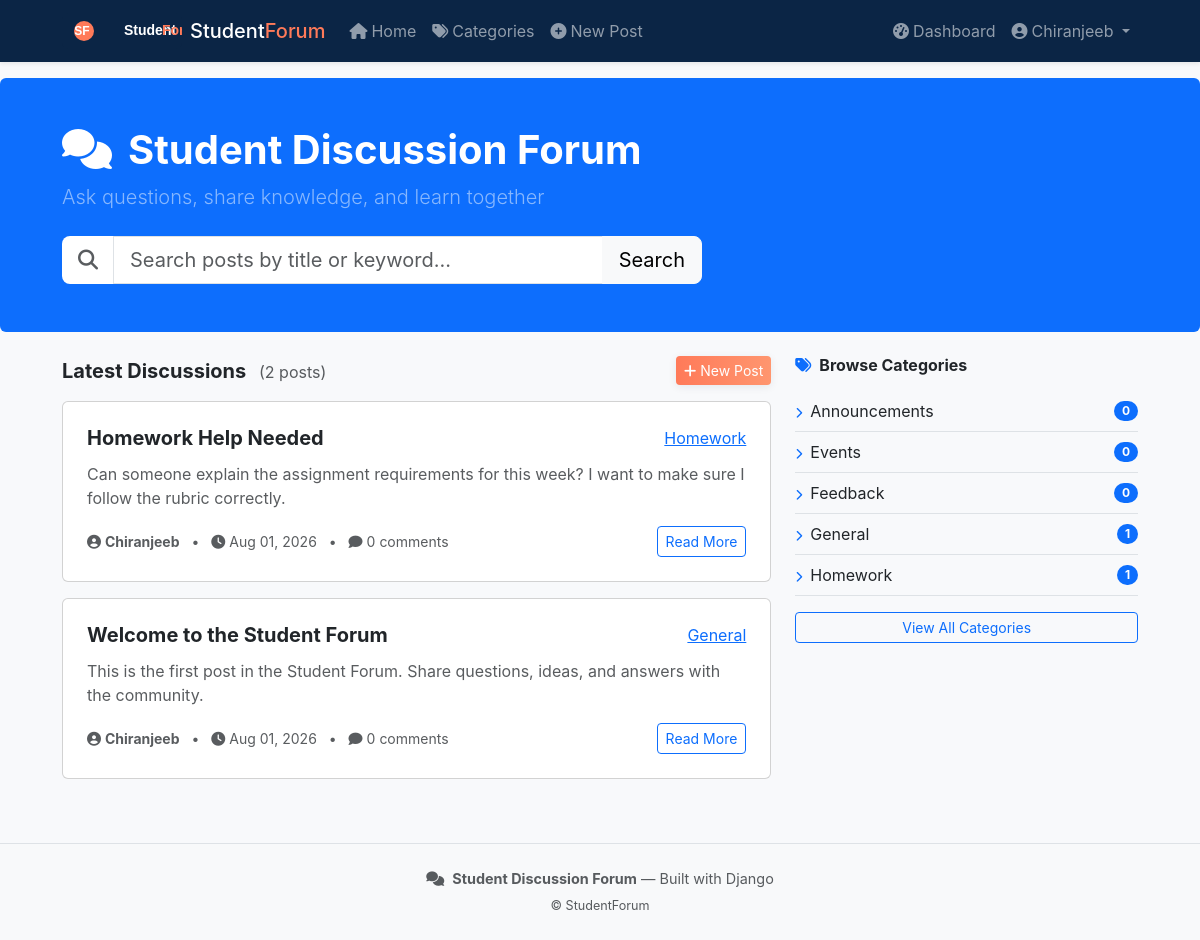
The app's page / (signed in) with its own data.
### studentforum/models.py (models this page shows, shortened)
class Post(models.Model):
    title = models.CharField(max_length=200)
    description = models.TextField()
    created_date = models.DateTimeField(auto_now_add=True)
    updated_date = models.DateTimeField(auto_now=True)
    user = models.ForeignKey(User, on_delete=models.CASCADE, related_name="posts")
    category = models.ForeignKey(Category, on_delete=models.SET_NULL, null=True, related_name="posts")
    class Meta:
        ordering = ["-created_date"]
    def comment_count(self):
        return self.comments.count()

class Category(models.Model):
    name = models.CharField(max_length=100, unique=True)
    description = models.TextField(blank=True)
    created_date = models.DateTimeField(auto_now_add=True)
    class Meta:
        verbose_name_plural = "Categories"
        ordering = ["name"]
    def post_count(self):
        return self.posts.count()

### studentforum/views.py (the view)
# urls.py: path("", views.home, name="home"),
def home(request):
    query = request.GET.get("q", "")
    category_id = request.GET.get("category", "")
    posts = Post.objects.all()
    if query:
        posts = posts.filter(Q(title__icontains=query) | Q(description__icontains=query))
    if category_id:
        posts = posts.filter(category_id=category_id)
    paginator = Paginator(posts, 6)
    page = request.GET.get("page")
    posts = paginator.get_page(page)
    categories = Category.objects.all()
    return render(
        request,
        "studentforum/home.html",
        {
            "posts": posts,
            "categories": categories,
            "query": query,
            "selected_category": category_id,
        },
    )

### studentforum/templates/studentforum/home.html (shortened to what this page needs)
{% extends 'studentforum/base.html' %}
{% block content %}
<header class="bg-primary text-white py-5 rounded mb-4">
    <div class="container">
        <h1 class="fw-bold mb-2"><i class="fas fa-comments me-3"></i>Student Discussion Forum</h1>
        <p class="lead mb-4 text-white-50">Ask questions, share knowledge, and learn together</p>
        <form method="GET" action="{% url 'home' %}" role="search" aria-label="Search posts">
            <div class="input-group input-group-lg" style="max-width:640px;">
                <span class="input-group-text bg-white border-0"><i class="fas fa-search text-muted"></i></span>
                <input class="form-control form-control-lg" type="search" name="q" value="{{ query }}" placeholder="Search posts by title or keyword..." aria-label="Search posts">
                <button class="btn btn-light" type="submit">Search</button>
            </div>
        </form>
    </div>
</header>
<div class="container">
    <div class="row">
        <div class="col-lg-8">
            <div class="d-flex justify-content-between align-items-center mb-3">
                <h5 class="fw-bold mb-0">
                    {% if query %}Results for "{{ query }}"
                    {% else %}Latest Discussions{% endif %}
                    <span class="text-muted fs-6 fw-normal ms-2">({{ posts.paginator.count }} posts)</span>
                </h5>
                {% if user.is_authenticated %}
                <a href="{% url 'create_post' %}" class="btn btn-primary btn-sm">
                    <i class="fas fa-plus me-1"></i>New Post
                </a>
                {% endif %}
            </div>
            {% for post in posts %}
            <div class="card post-card mb-3">
                <div class="card-body p-4">
                    <div class="d-flex justify-content-between align-items-start mb-2">
                        <h5 class="card-title mb-1">
                            <a href="{% url 'post_detail' post.pk %}" class="text-decoration-none text-dark fw-bold">{{ post.title }}</a>
                        </h5>
                        {% if post.category %}
                        <a href="{% url 'category_posts' post.category.pk %}" class="category-badge ms-2 flex-shrink-0">{{ post.category.name }}</a>
                        {% endif %}
                    </div>
                    <p class="card-text text-muted mb-3">{{ post.description|truncatewords:25 }}</p>
                    <div class="d-flex align-items-center justify-content-between">
                        <div class="text-muted small">
                            <i class="fas fa-user-circle me-1"></i><strong>{{ post.user.username }}</strong>
                            <span class="mx-2">•</span>
                            <i class="fas fa-clock me-1"></i>{{ post.created_date|date:"M d, Y" }}
                            <span class="mx-2">•</span>
                            <i class="fas fa-comment me-1"></i>{{ post.comment_count }} comments
                        </div>
                        <a href="{% url 'post_detail' post.pk %}" class="btn btn-outline-primary btn-sm">Read More</a>
                    </div>
                </div>
            </div>
            {% endfor %}
        </div>
        <div class="col-lg-4">
            <div class="sidebar-card">
                <h6 class="fw-bold mb-3"><i class="fas fa-tags me-2 text-primary"></i>Browse Categories</h6>
                {% for cat in categories %}
                <a href="{% url 'category_posts' cat.pk %}" class="d-flex justify-content-between align-items-center text-decoration-none text-dark py-2 border-bottom">
                    <span><i class="fas fa-chevron-right me-2 text-primary" style="font-size:0.7rem"></i>{{ cat.name }}</span>
                    <span class="badge bg-primary rounded-pill">{{ cat.post_count }}</span>
                </a>
                {% endfor %}
                <a href="{% url 'category_list' %}" class="btn btn-outline-primary btn-sm w-100 mt-3">View All Categories</a>
            </div>
        </div>
    </div>
</div>
{% endblock %}

### studentforum/templates/studentforum/base.html (shortened to what this page needs)
<!DOCTYPE html>
<html lang="en">
{% load static %}
<head>
    <link href="https://cdn.jsdelivr.net/npm/bootstrap@5.3.0/dist/css/bootstrap.min.css" rel="stylesheet">
    <link href="https://cdnjs.cloudflare.com/ajax/libs/font-awesome/6.4.0/css/all.min.css" rel="stylesheet">
    <link href="{% static 'css/site.css' %}" rel="stylesheet">
</head>
<body>
<nav class="navbar navbar-expand-lg navbar-dark bg-primary shadow-sm">
    <div class="container">
        <a class="navbar-brand d-flex align-items-center" href="{% url 'home' %}">
            <img src="{% static 'images/logo.svg' %}" alt="Logo" height="36" class="me-2" />
            <span class="h5 mb-0">Student<span class="text-accent">Forum</span></span>
        </a>
        <div class="collapse navbar-collapse" id="navbarNav">
            <ul class="navbar-nav me-auto">
                <li class="nav-item"><a class="nav-link" href="{% url 'home' %}"><i class="fas fa-home me-1"></i>Home</a></li>
                <li class="nav-item"><a class="nav-link" href="{% url 'category_list' %}"><i class="fas fa-tags me-1"></i>Categories</a></li>
                {% if user.is_authenticated %}
                <li class="nav-item"><a class="nav-link" href="{% url 'create_post' %}"><i class="fas fa-plus-circle me-1"></i>New Post</a></li>
                {% endif %}
            </ul>
            <ul class="navbar-nav">
                {% if user.is_authenticated %}
                <li class="nav-item"><a class="nav-link" href="{% url 'dashboard' %}"><i class="fas fa-tachometer-alt me-1"></i>Dashboard</a></li>
                <li class="nav-item dropdown">
                    <a class="nav-link dropdown-toggle" href="#" data-bs-toggle="dropdown">
                        <i class="fas fa-user-circle me-1"></i>{{ user.username }}
                    </a>
                </li>
                {% else %}
                <li class="nav-item"><a class="nav-link" href="{% url 'login' %}"><i class="fas fa-sign-in-alt me-1"></i>Login</a></li>
                <li class="nav-item"><a class="btn btn-primary btn-sm ms-2" href="{% url 'register' %}">Register</a></li>
                {% endif %}
            </ul>
        </div>
    </div>
</nav>
{% block content %}{% endblock %}
<footer class="mt-5 py-4 bg-light border-top">
    <div class="container text-center">
        <p class="mb-1 text-muted"><i class="fas fa-comments me-2"></i><strong>Student Discussion Forum</strong> — Built with Django</p>
        <small class="text-muted">&copy; {{ now|date:"Y" }} StudentForum</small>
    </div>
</footer>
</body>
</html>

### static/css/site.css (style rules this page uses)
:root { --brand: #0b2545; --accent: #ff7a59; --muted: #6c757d; }
body { font-family: Inter, system-ui, -apple-system, "Segoe UI", Roboto, "Helvetica Neue", Arial; background-color: #f8f9fb; color: #212529; }
.navbar-brand .text-accent { color: var(--accent); }
.navbar.bg-primary { background-color: var(--brand) !important; }
.btn-primary { background-image: linear-gradient(90deg, var(--accent), #ff966f); border: none; box-shadow: 0 2px 8px rgba(11, 37, 69, 0.08); }
footer { font-size: 0.9rem; }
.container { max-width: 1100px; }

### records on screen
Post: title "Homework Help Needed", category.name "Homework", description "Can someone explain the assignment requirements for this week? I want to make sure I follow the rubric correctly.", user.username "Chiranjeeb", created_date "Aug 01, 2026", comment_count "0"
Post: title "Welcome to the Student Forum", category.name "General", description "This is the first post in the Student Forum. Share questions, ideas, and answers with the community.", user.username "Chiranjeeb", created_date "Aug 01, 2026", comment_count "0"
Category: name "Announcements", post_count "0"
Category: name "Events", post_count "0"
Category: name "Feedback", post_count "0"
Category: name "General", post_count "1"
Category: name "Homework", post_count "1"

### other values on screen
{{ user.username }} "Chiranjeeb"
{{ posts.paginator.count }} "2"
